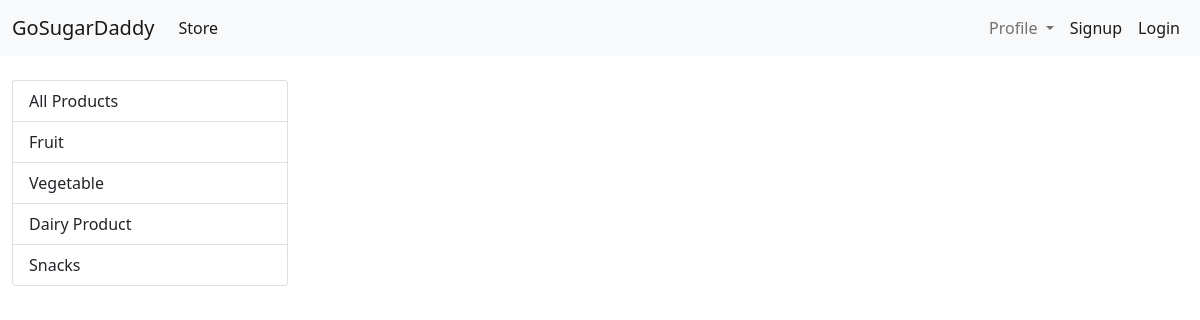
The app's page /?category=1, older data.
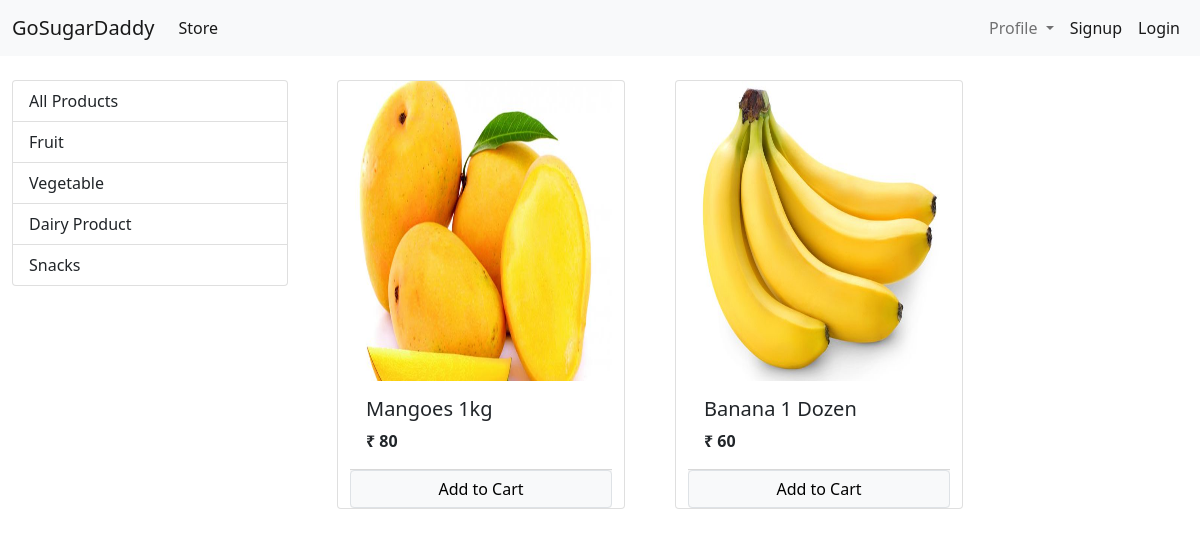
The same page, newer data.
### store/models/category.py (models this page shows, shortened)
class Categorie(models.Model):
    name=models.CharField(max_length=20)
    @staticmethod
    def get_all_categories():
        return Categorie.objects.all()

### store/models/product.py (models this page shows, shortened)
class Product(models.Model):
    name=models.CharField(max_length=50)
    price=models.IntegerField(default=0)
    category=models.ForeignKey(Categorie ,on_delete=models.CASCADE, default=1)
    description=models.CharField(max_length=200 , default='Description not available' , null=True , blank=True)
    image=models.ImageField(upload_to='media/')
    quantity=models.IntegerField(default=10)
    seller = models.ForeignKey(Customer,on_delete=models.CASCADE,default=None)
    @staticmethod
    def get_all_products_by_categoryid(category_id):
        if category_id:
            return Product.objects.filter(category= category_id)
        else:
            return Product.gete_all_products()
    @staticmethod
    def get_by_category_and_role(group_name, category_id):
        products= Product.get_all_products_by_categoryid(category_id)
        print(products)
        data = []
        for product in products:
            seller_id=product.seller.id
            obj = Customer.objects.get(id=seller_id)
            if(obj.group_name== group_name):
                data.append(product)
        sellers=Customer.get_customer_by_role(group_name)
        return data

### store/views.py (the view, shortened to what this page needs)
# urls.py: path('', Index.as_view() , name="homepage"),
class Index(View):
    def get(self,request):
        products = None
        cart=request.session.get('cart')
        if not cart:
            request.session['cart']={}
        categories=Categorie.get_all_categories()
        categoryID=request.GET.get('category')
        if categoryID:
            products=Product.get_by_category_and_role("retailer",categoryID)
        else:
            products = Product.get_all_products_by_roleOfSeller("retailer")
        data={}
        data['products']=products
        data['categories']=categories
        return render(request , 'index.html' , data)

### store/models/customer.py (called while the page is built)
    @staticmethod
    def get_customer_by_role(group_name):
        return Customer.objects.filter(group_name = group_name)

### store/templatetags/cart.py (called while the page is built)
@register.filter(name='is_in_cart')
def is_in_cart(product,cart):
    keys= cart.keys()
    for id in keys:
        if int(id) == product.id:
            return True
    return False;

### store/templatetags/custom_filter.py (called while the page is built)
@register.filter(name='currency')
def currency(number):
    return "₹ "+str(number)

### store/templates/index.html (shortened to what this page needs)
{% extends 'base.html' %}
{% block content %}
{% load cart %}
{% load custom_filter %}
<div class="container-fluid mt-4">
  <div class="row">
    <div class="col-lg-3">
        <div class="list-group">
          <a href="/" class="list-group-item list-group-item-action">All Products</a>
          {% for category in categories %}
          <a href="/?category={{category.id}}" class="list-group-item list-group-item-action">{{category.name}}</a>
          {% endfor %}
        </div>
    </div>
    <div id='products' class="col-lg-7 ">
      <div class="row mx-auto">
        {% for product in products %}
      <div class="card mx-auto mb-5" id={{product.id}}  style="width: 18rem;">
        <img src="{{product.image.url}}"  width="300" height="300" class="card-img-top" alt="...">
        <div class="card-body">
          <h5 class="card-title">{{product.name}}</h5>
          <p class="card-text"><b>{{product.price|currency}}</b></p>
          </div>
          <div class="card-footer p-0  ">
            {%if product|is_in_cart:request.session.cart %}
            <div class="row no-gutters">
              <form method="POST" action="/#{{product.id}}" class="col-2">
                {% csrf_token %}
                <input hidden type="text" name="product" value='{{product.id}}'>
                <input hidden type="text" name="remove" value='True'>
                <input type="submit" value=" - " class=" btn btn-block btn-secondary">
              </form>
              <div class="text-center col">{{product|cart_count:request.session.cart}} in Cart</div>
              <form method="POST" action="/#{{product.id}}" class="col-2">
                {% csrf_token %}
                <input hidden type="text" name="product" value='{{product.id}}'>
                <input type="submit" value=" + " class=" btn btn-block btn-secondary">
              </form>
            </div>
            {% else %}
            <form action="/#{{product.id}}" method="POST" class="btn-block">
              <input type="submit" class="btn btn-light btn-block border btn form-control" value="Add to Cart">
            </form>
            {% endif %}
          </div>
      </div>
      {% endfor %}
      </div>
    </div>
  </div>
</div>
{% endblock %}

Row changes from the older to the newer data that the page shows:
added Product: image (picture), name "Mangoes 1kg", price "₹ 80"
added Product: image (picture), name "Banana 1 Dozen", price "₹ 60"
